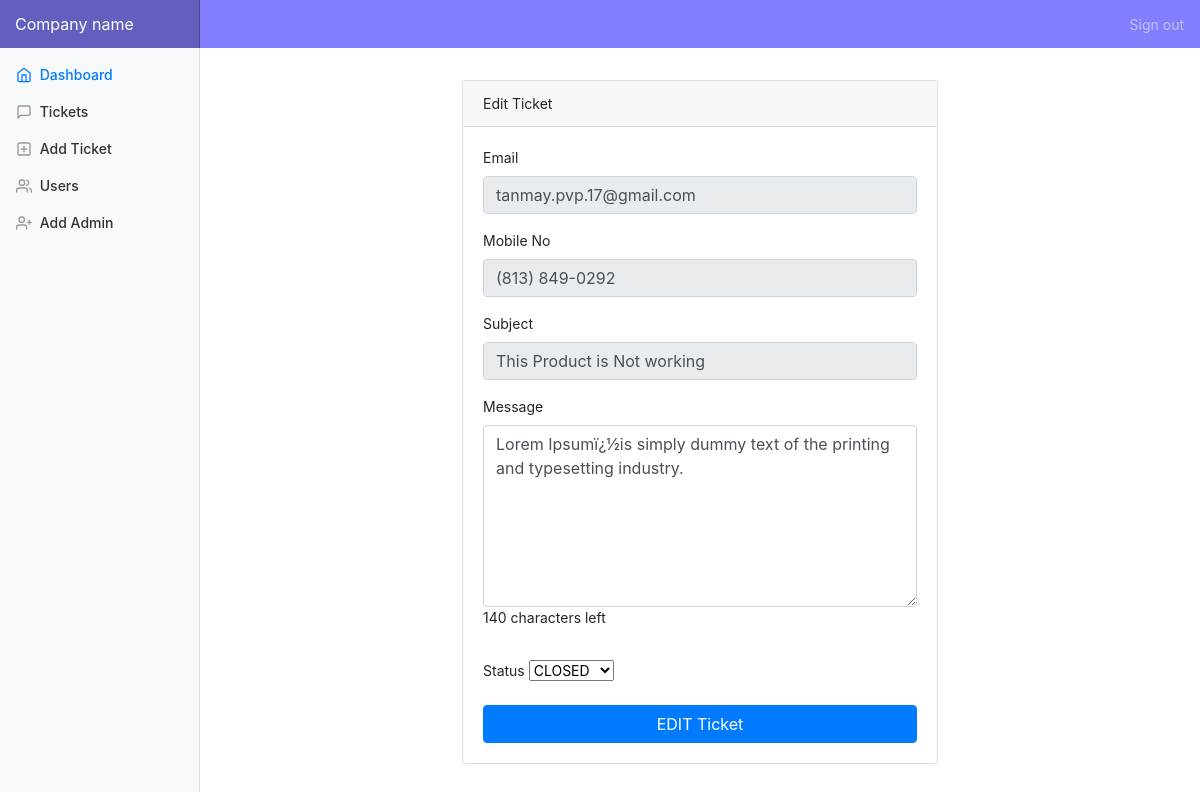
/admin/edit-ticket.php?id=1 (signed in), run on the app's committed database.
### tables this page shows
CREATE TABLE `tickets` (
  `id` int(11) NOT NULL,
  `tkt_id` varchar(100) NOT NULL,
  `Name` varchar(100) NOT NULL,
  `Email` varchar(50) NOT NULL,
  `Mobile` varchar(30) NOT NULL,
  `Subject` varchar(200) NOT NULL,
  `Message` text NOT NULL,
  `Status` varchar(20) NOT NULL DEFAULT 'NEW',
  `Timestamp` timestamp NOT NULL DEFAULT CURRENT_TIMESTAMP
);

### db/update-ticket.php (called while the page is built, shortened)
<?php
require 'connect.php';
$id = $_GET['id'];
$sql = 'SELECT * FROM tickets WHERE id=:id';
$statement = $connection->prepare($sql);
$statement->execute([':id' => $id ]);
$person = $statement->fetch(PDO::FETCH_OBJ);
 ?>

### admin/edit-ticket.php (the view, shortened to what this page needs)
<!doctype html>
<html lang="en">
  <head>
    <link href="../css/bootstrap.min.css" rel="stylesheet">
    <link href="../css/dashboard.css" rel="stylesheet">
  </head>
  <body>
    <nav class="navbar navbar-dark sticky-top bg-dark flex-md-nowrap p-0">
      <a class="navbar-brand col-sm-3 col-md-2 mr-0" href="#">Company name</a>
      <ul class="navbar-nav px-3">
        <li class="nav-item text-nowrap">
          <a class="nav-link" href="../db/logout.php">Sign out</a>
        </li>
      </ul>
    </nav>
    <div class="container-fluid">
      <div class="row">
        <nav class="col-md-2 d-none d-md-block bg-light sidebar">
         <?php include "sidebar-nav.php"; ?>
        </nav>
        <?php require "../db/update-ticket.php"?>
        <main role="main" class="col-md-9 ml-sm-auto col-lg-10 pt-3 px-4">
          <div class="card w-50 card-register mx-auto mt-3">
                <div class="card-header">Edit Ticket</div>
                  <div class="card-body">
                      <form method="post" action="../db/update-ticket.php?id=<?php echo $id; ?>">
                        <div class="form-group">
                          <div class="form-row">
                            <div class="col-md-12">
                              <label for="exampleInputName">Email</label>
                              <input type="text" class="form-control" id="email" name="email" value="<?= $person->Email; ?>" required readonly>
                            </div>
                          </div>
                        </div>
                        <div class="form-group">
                          <div class="form-row">
                            <div class="col-md-12">
                              <label for="exampleInputName">Mobile No</label>
                              <input type="text" class="form-control" id="mobile" name="mobile" value="<?= $person->Mobile; ?>" required readonly>
                            </div>
                          </div>
                        </div>
                        <div class="form-group">
                          <div class="form-row">
                            <div class="col-md-12">
                              <label for="exampleInputName">Subject</label>
                              <input type="text" class="form-control" id="subject" name="subject" value="<?= $person->Subject; ?>" required readonly>
                            </div>
                          </div>
                        </div>
                        <div class="form-group">
                          <div class="form-row">
                            <div class="col-md-12">
                              <label for="exampleInputName">Message</label>
                              <textarea class="form-control" type="textarea" name="txtarea"  maxlength="140" rows="7"><?= $person->Message; ?></textarea>
                              <span class="help-block"><p id="characterLeft" class="help-block ">You have reached the limit</p></span>
                            </div>
                          </div>
                        </div><div class="form-group">
                          <div class="form-row">
                            <div class="col-md-12">
                              <label for="exampleInputName">Status</label>
                              <select name="status">
                                <option value="<?= $person->Status; ?>"><?= $person->Status; ?></option>
                              </select>
                            </div>
                          </div>
                        </div>
                        <button type="submit" class="btn btn-primary btn-block" name="submit">EDIT Ticket</button>
                      </form>
                    </div>
                </div>
              </div>
      </div>
  </body>
</html>

### css/dashboard.css (style rules this page uses)
body { font-size: .875rem; }
.sidebar { position: fixed; top: 0; bottom: 0; left: 0; z-index: 100; padding: 0; box-shadow: inset -1px 0 0 rgba(0, 0, 0, .1); }
.navbar-brand { padding-top: .75rem; padding-bottom: .75rem; font-size: 1rem; background-color: rgba(0, 0, 0, .25); box-shadow: inset -1px 0 0 rgba(0, 0, 0, .25); }

### data on the page
tickets: email "tanmay.pvp.17@gmail.com", mobile "(813) 849-0292", subject "This Product is Not working", txtarea "Lorem Ipsumï¿½is simply dummy text of the printing and typesetting industry.", status "CLOSED"
